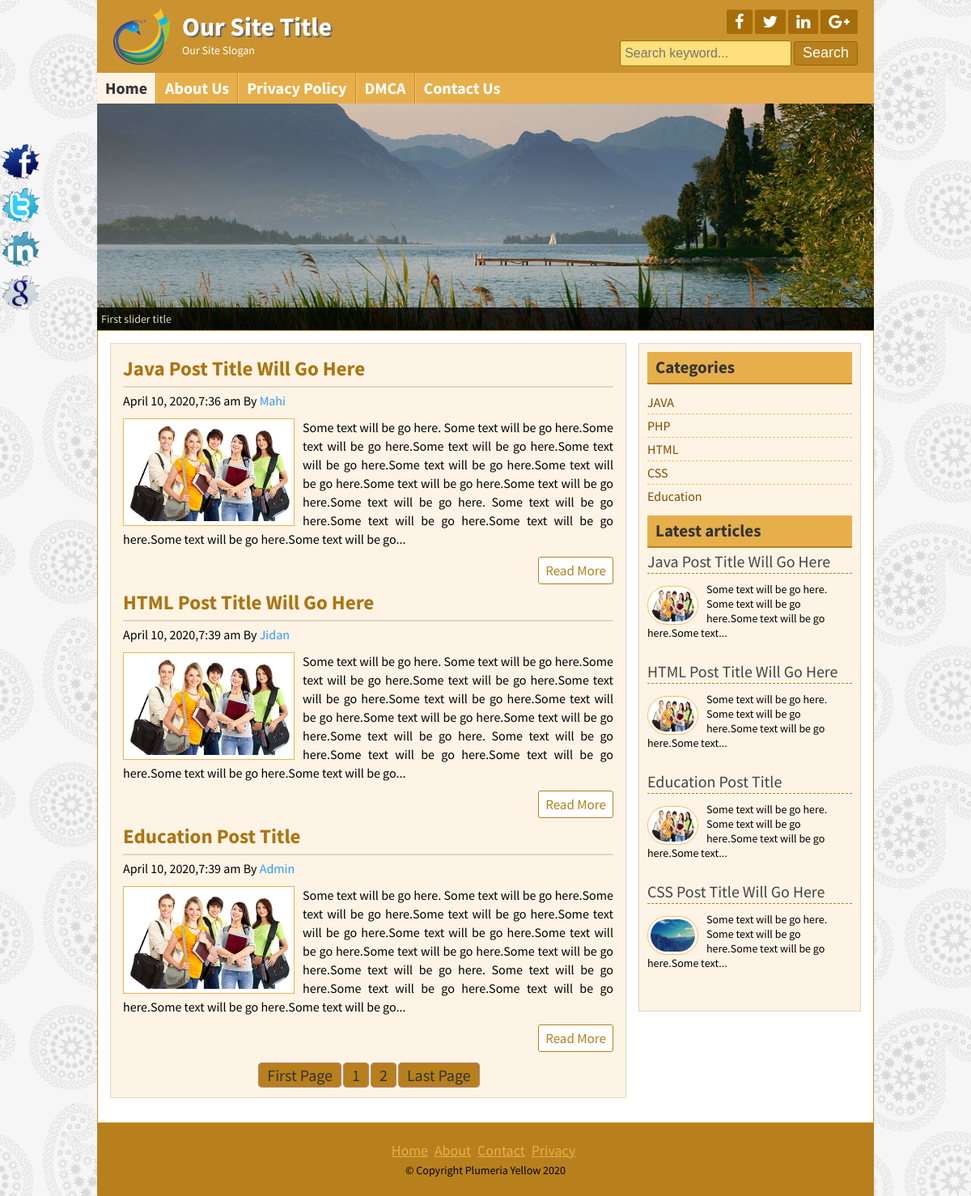
The page / on the database its author committed.
### tables this page shows
CREATE TABLE `title_slogan` (
  `id` int(11) NOT NULL,
  `title` varchar(255) NOT NULL,
  `slogan` varchar(255) NOT NULL,
  `image` varchar(255) NOT NULL
);

CREATE TABLE `tbl_social` (
  `id` int(11) NOT NULL,
  `fb` varchar(255) NOT NULL,
  `tw` varchar(255) NOT NULL,
  `ln` varchar(255) NOT NULL,
  `gp` varchar(255) NOT NULL
);

CREATE TABLE `tbl_page` (
  `id` int(11) NOT NULL,
  `name` varchar(255) NOT NULL,
  `body` text NOT NULL
);

CREATE TABLE `tbl_post` (
  `id` int(11) NOT NULL,
  `cat` int(11) NOT NULL,
  `title` varchar(255) NOT NULL,
  `body` text NOT NULL,
  `image` varchar(255) NOT NULL,
  `author` varchar(50) NOT NULL,
  `tags` varchar(255) NOT NULL,
  `date` timestamp NOT NULL DEFAULT current_timestamp() ON UPDATE current_timestamp(),
  `userid` int(11) NOT NULL
);

CREATE TABLE `tbl_category` (
  `id` int(11) NOT NULL,
  `name` varchar(60) NOT NULL
);

CREATE TABLE `tbl_footer` (
  `id` int(11) NOT NULL,
  `note` varchar(255) NOT NULL
);

### lib/Database.php (called while the page is built, shortened)
<?php
Class Database{
	public $host   = DB_HOST;
	public $user   = DB_USER;
	public $pass   = DB_PASS;
	public $dbname = DB_NAME;
	public $link;
	private function connectDB(){
	$this->link = new mysqli($this->host, $this->user, $this->pass, $this->dbname);
 }
	public function select($query){
		$result = $this->link->query($query) or die($this->link->error.__LINE__);
		if($result->num_rows > 0){
			return $result;
		} else {
			return false;
		}
	}
}

### helpers/Format.php (called while the page is built, shortened)
<?php
class Format
{
	public function formatDate($data){
		return date('F j, Y,g:i a',strtotime($data));
	}
	public function textShorten($text,$limit = 400){
		$text = $text." ";
		$text = substr($text, 0, $limit);
		$text = substr($text, 0, strrpos($text, ' '));
		$text = $text."...";
		return $text;
	}
}
 ?>

### index.php (the view)
<?php include "inc/header.php"?>
<?php include "inc/slider.php"?>
<div class="contentsection contemplete clear">
	<div class="maincontent clear">
		<?php
			$per_page = 3;
			if (isset($_GET["page"])) {
				$page = $_GET["page"];
			}else{
				$page = 1;
			}
			$start_from = ($page-1)*$per_page;
		?>
		<?php
			$query = "select * from tbl_post limit $start_from,$per_page";
			$post = $db->select($query);
			if($post){
			while($result = $post->fetch_assoc()){
		?>
		<div class="samepost clear">
			<h2><a href="post.php?id=<?php echo $result['id'];?>"><?php echo $result['title'];?></a></h2>
			<h4><?php echo $fm->formatDate($result['date']);?> By <a href="#"><?php echo $result['author'];?></a></h4>
			 <a href="#"><img src="admin/<?php echo $result['image'];?>" alt="post image"/></a>
			<?php echo $fm->textShorten($result['body']);?>
			<div class="readmore clear">
				<a href="post.php?id=<?php echo $result['id'];?>">Read More</a>
			</div>
		</div>
		<?php } ?>
		<?php
			$query = "select * from tbl_post";
			$result = $db->select($query);
			$total_rows = mysqli_num_rows($result);
			$total_pages = ceil($total_rows/$per_page);
		?>
		<?php
		echo "<span class='pageination'><a href='index.php?page=1'>".'First Page'."</a>";
			for ($i=1; $i<=$total_pages; $i++) {
				echo "<a href='index.php?page=".$i."'>".$i."</a>";
			}
		 echo "<a href='index.php?page=".$total_pages."'>".'Last Page'."</a>";?>
		<?php }else{header("Location:404.php");} ?>
	</div>
<?php include "inc/sidebar.php" ?>
<?php include "inc/footer.php" ?>

### inc/header.php (shortened to what this page needs)
<?php include "lib/Database.php";?>
<?php include "helpers/Format.php";?>
<?php
	$db = new Database();
	$fm = new Format();
?>
<!DOCTYPE html>
<html>
<head>
	<link rel="stylesheet" href="font-awesome-4.5.0/css/font-awesome.css">
	<link rel="stylesheet" href="css/nivo-slider.css" type="text/css" media="screen" />
	<link rel="stylesheet" href="style.css">
</head>
<body>
	<div class="headersection templete clear">
		<a href="index.php">
			<div class="logo">
	<?php
    $query = "select * from title_slogan where id='1'";
    $blog_title = $db->select($query);
    if ($blog_title) {
        while ($result = $blog_title->fetch_assoc()) { ?>
				<img src="admin/<?php echo $result['image'];?>" alt="logo">
				<h2><?php echo $result['title'];?></h2>
				<p><?php echo $result['slogan'];?></p>
	<?php } } ?>
			</div>
		</a>
		<div class="social clear">
			<div class="icon clear">
				<?php
			    $query = "select * from tbl_social where id='1'";
			    $social = $db->select($query);
			    if ($social) {
			        while ($result = $social->fetch_assoc()) { ?>
				<a href="<?php echo $result['fb'];?>" target="_blank"><i class="fa fa-facebook"></i></a>
				<a href="<?php echo $result['tw'];?>" target="_blank"><i class="fa fa-twitter"></i></a>
				<a href="<?php echo $result['ln'];?>" target="_blank"><i class="fa fa-linkedin"></i></a>
				<a href="<?php echo $result['gp'];?>" target="_blank"><i class="fa fa-google-plus"></i></a>
				<?php } } ?>
			</div>
			<div class="searchbtn clear">
			<form action="search.php" method="get">
				<input type="text" name="search" placeholder="Search keyword..."/>
				<input type="submit" name="submit" value="Search"/>
			</form>
			</div>
		</div>
	</div>
<div class="navsection templete">
	<?php
	$path = $_SERVER['SCRIPT_FILENAME'];
	$currentpage = basename($path,'.php');
	?>
	<ul>
		<li><a
		<?php if ($currentpage=='index') {echo 'id="active"';} ?> href="index.php">Home</a></li>
		<?php
        $query = "select * from tbl_page";
        $pages = $db->select($query);
        if ($pages) {
            while ($result = $pages->fetch_assoc()) { ?>
        <li><a
			<?php if(isset($_GET['pageid']) && $_GET['pageid'] == $result['id'] ) {
				echo 'id="active"';
			} ?>
         href="page.php?pageid=<?php echo $result['id']?>"><?php echo $result['name']?></a></li>
        <?php } } ?>
		<li><a <?php if ($currentpage=='contact') {echo 'id="active"';} ?> href="contact.php">Contact Us</a></li>
	</ul>
</div>

### inc/slider.php
<div class="slidersection templete clear">
	 <div id="slider">
	<?php
		$query = "select * from tbl_slider order by id limit 5 ";
			$slider = $db->select($query);
			if ($slider) {
			while ($result = $slider->fetch_assoc()) { ?>
        <a href="#"><img src="admin/<?php echo $result['image']; ?>" alt="<?php echo $result['title']; ?>" title="<?php echo $result['title']; ?>" /></a>
    <?php } } ?>
    </div>
</div>

### inc/sidebar.php
<div class="sidebar clear">
	<div class="samesidebar clear">
		<h2>Categories</h2>
			<ul>
				<?php
				$query = "select * from tbl_category";
				$category = $db->select($query);
				if($category){
				while($result = $category->fetch_assoc()){
				?>
				<li><a href="posts.php?category=<?php echo $result['id']?>"><?php echo $result['name']?></a></li>
				<?php } }else{ ?>
					<li>No Category Created</li>
				<?php } ?>
			</ul>
	</div>
	<div class="samesidebar clear">
		<h2>Latest articles</h2>
		<?php
		$query = "select * from tbl_post  limit 5";
		$post = $db->select($query);
		if($post){
			while($result = $post->fetch_assoc()){
		?>
			<div class="popular clear">
				<h3><a href="post.php?id=<?php echo $result['id'];?>"><?php echo $result['title'];?></a></h3>
				<a href="post.php?id=<?php echo $result['id'];?>"><img src="admin/<?php echo $result['image'];?>" alt="post image"/></a>
				<?php echo $fm->textShorten($result['body'],100);?>
			</div>
			<?php } }else{header("Location:404.php");} ?>
	</div>
</div>

### inc/footer.php (shortened to what this page needs)
	</div>
	<div class="footersection templete clear">
	  <div class="footermenu clear">
		<ul>
			<li><a href="#">Home</a></li>
			<li><a href="#">About</a></li>
			<li><a href="#">Contact</a></li>
			<li><a href="#">Privacy</a></li>
		</ul>
	  </div>
	  <?php
        $query = "select * from tbl_footer where id='1'";
        $social = $db->select($query);
        if ($social) {
            while ($result = $social->fetch_assoc()) { ?>
	  <p>&copy; <?php echo $result['note'];?> <?php echo date('Y'); ?></p>
	  <?php } } ?>
	</div>
	<?php
    $query = "select * from tbl_social where id='1'";
    $social = $db->select($query);
    if ($social) {
        while ($result = $social->fetch_assoc()) { ?>
	<div class="fixedicon clear">
		<a href="<?php echo $result['fb'];?>"><img src="images/fb.png" alt="Facebook"/></a>
		<a href="<?php echo $result['tw'];?>"><img src="images/tw.png" alt="Twitter"/></a>
		<a href="<?php echo $result['ln'];?>"><img src="images/in.png" alt="LinkedIn"/></a>
		<a href="<?php echo $result['gp'];?>"><img src="images/gl.png" alt="GooglePlus"/></a>
	</div>
	<?php } } ?>
</body>
</html>

### css/nivo-slider.css (style rules this page uses)
.nivoSlider { position:relative; }
.nivoSlider a.nivo-imageLink { position:absolute; top:0px; left:0px; width:100%; height:100%; border:0; padding:0; margin:0; z-index:60; display:none; }

### rows shown on the page
title_slogan: image (picture), title "Our Site Title", slogan "Our Site Slogan"
tbl_page: name "About Us"
tbl_page: name "Privacy Policy"
tbl_page: name "DMCA"
tbl_post: title "Java Post Title Will Go Here", date "April 10, 2020,7:36 am", author "Mahi", image (picture), body "Some text will be go here. Some text will be go here.Some text will be go here.Some text will be go here.Some text will be go here.Some text will be go here.Some text will be go here.Some text will be go here.Some text will be go here.Some text will be go here. Some text will be go here.Some text will be go here.Some text will be go here.Some text will be go here.Some text will be go...", body "Some text will be go here. Some text will be go here.Some text will be go here.Some text..."
tbl_post: title "HTML Post Title Will Go Here", date "April 10, 2020,7:39 am", author "Jidan", image (picture), body "Some text will be go here. Some text will be go here.Some text will be go here.Some text will be go here.Some text will be go here.Some text will be go here.Some text will be go here.Some text will be go here.Some text will be go here.Some text will be go here. Some text will be go here.Some text will be go here.Some text will be go here.Some text will be go here.Some text will be go...", body "Some text will be go here. Some text will be go here.Some text will be go here.Some text..."
tbl_post: title "Education Post Title", date "April 10, 2020,7:39 am", author "Admin", image (picture), body "Some text will be go here. Some text will be go here.Some text will be go here.Some text will be go here.Some text will be go here.Some text will be go here.Some text will be go here.Some text will be go here.Some text will be go here.Some text will be go here. Some text will be go here.Some text will be go here.Some text will be go here.Some text will be go here.Some text will be go...", body "Some text will be go here. Some text will be go here.Some text will be go here.Some text..."
tbl_category: name "JAVA"
tbl_category: name "PHP"
tbl_category: name "HTML"
tbl_category: name "CSS"
tbl_category: name "Education"
tbl_post: title "CSS Post Title Will Go Here", image (picture), body "Some text will be go here. Some text will be go here.Some text will be go here.Some text..."
tbl_footer: note "Copyright Plumeria Yellow"
